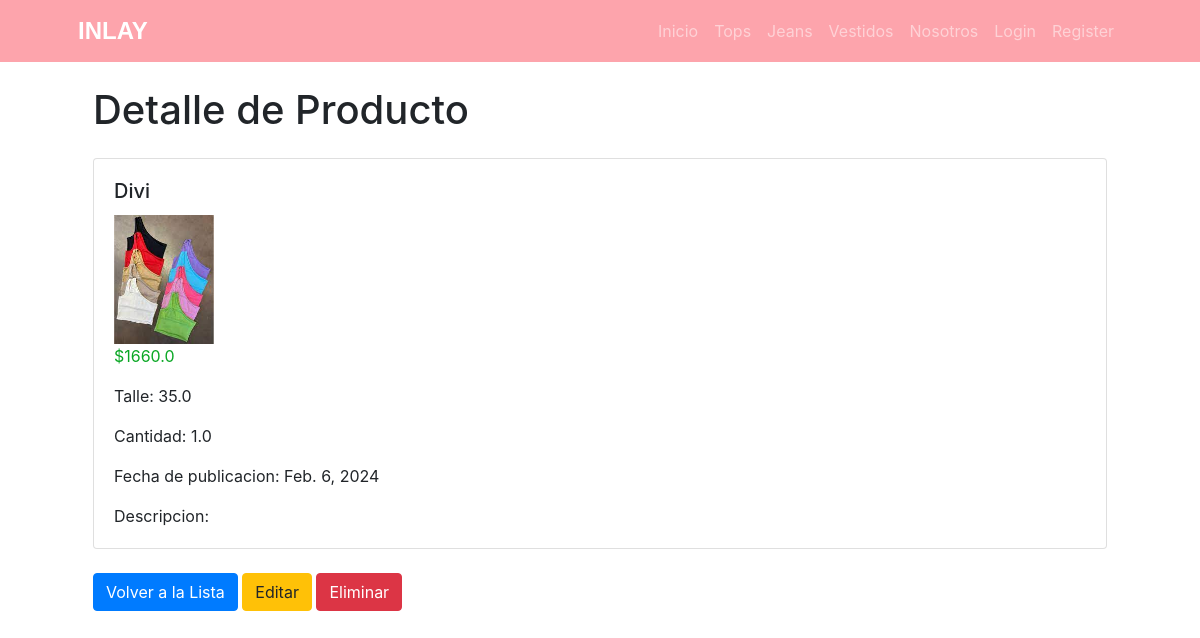
Page /producto/detail/tops/7 on the committed database.
### core/models.py (models this page shows, shortened)
class Producto(models.Model):
    categoria_id = models.ForeignKey(ProductoCategoria, null=True, blank=True, on_delete=models.SET_NULL)
    nombre = models.CharField(max_length=100)
    precio = models.FloatField()
    talle = models.FloatField()
    cantidad = models.FloatField()
    descripcion = models.TextField(null=True, blank=True, verbose_name = "descripción")
    fecha_actualizacion = models.DateField(null=True, blank=True, default=timezone.now(), editable=False, verbose_name = "fecha de actualización")
    imagenProducto = models.ImageField(null=True, blank=True, upload_to="")
    class meta:
        verbose_name = "producto"
        verbose_name_plural = "productos"

### core/views.py (the view)
# urls.py: path("producto/detail/tops/<int:pk>", views.ProductoDetailTops.as_view(), name="producto_detail_tops"),
class ProductoDetailTops(DetailView):
    model = Producto
    context_object_name = 'tops'
    template_name = 'core/producto_detail_tops.html'

### core/templates/core/producto_detail_tops.html (shortened to what this page needs)
{% extends 'core/base.html' %}
{% block content %}
  <div class="container">
    <h1 class="mt-4">Detalle de Producto</h1>
    <div class="card mt-4">
      <div class="card-body">
        <h5 class="card-title">{{ tops.nombre }}</h5>
        {% if tops.imagenProducto %}
            <img src="{{ tops.imagenProducto.url }}" alt="{{ tops.nombre }}" style="max-width: 100px;">
        {% endif %}
        <p class="card-release" style="color: #0aa724;">${{ tops.precio }}</p>
        <p class="card-text">Talle: {{ tops.talle }}</p>
        <p class="card-text">Cantidad: {{ tops.cantidad }}</p>
        <p class="card-text">Fecha de publicacion: {{ tops.fecha_actualizacion }}</p>
        <p class="card-text">Descripcion: {{ tops.descripcion }}</p>
      </div>
    </div>
    <div class="mt-4">
        <a href="{% url 'core:producto_list_tops' %}" class="btn btn-primary">Volver a la Lista</a>
        <a href="{% url 'core:producto_update_tops' tops.id %}" class="btn btn-warning">Editar</a>
        <a href="{% url 'core:producto_delete_tops' tops.id %}" class="btn btn-danger">Eliminar</a>
    </div>
</div>
{% endblock content %}

### rows in the picture
Producto: nombre "Divi", imagenProducto (picture), precio "1660.0", talle "35.0", cantidad "1.0", fecha_actualizacion "Feb. 6, 2024"
